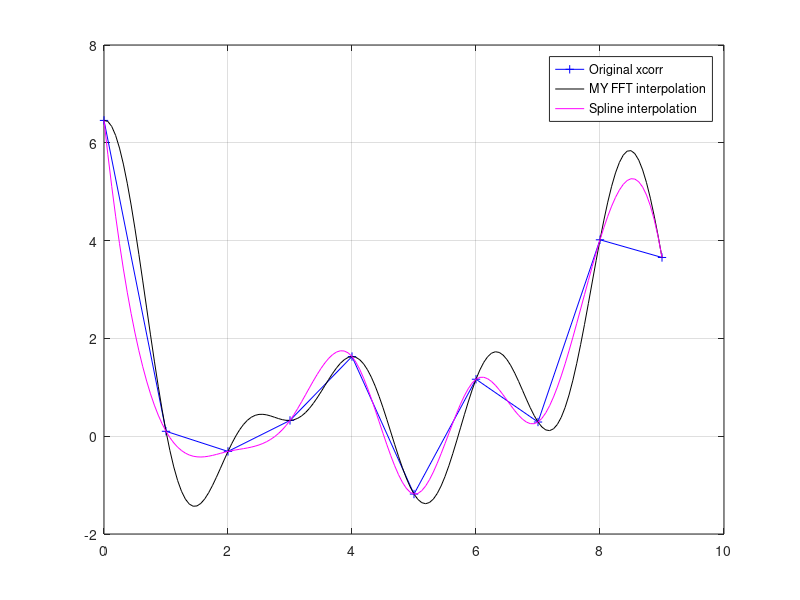

The MATLAB source for this figure:
function xc=xcorr_up(x, scale)
	if nargin<1
		x=randn(10,1);
	end
	if nargin<2
		scale=16;
	end

	x_next2=2^nextpow2(size(x,1));
	fx=fft(x, 2*x_next2);
	fx=fx.*conj(fx);
	fx(x_next2+2:end)=[];
	if scale>1
		fx(end)=fx(end)/2;
	end
	fx=[fx; zeros(x_next2*(scale-1),1)];
	fx=[fx; fx(end-1:-1:2)];
	xc=scale*ifft(fx);
	xc((length(x)-1)*scale+2:end)=[];
	xc=xc./sqrt((length(x)*scale:-1:scale)'/length(x)/scale);

	if nargout<1
		xc_ref=xcorr(x);
		xc_ref=xc_ref./sqrt(triang(length(xc_ref)));
		xc_ref(1:length(x)-1)=[];

		figure('Name','xcorr_up test', 'Units','normalized', 'Position',[0 0 1 1]);
		t=0:length(xc_ref)-1;
		plot(t,xc_ref,'b+-');
		hold on;
		t_up=(0:length(xc)-1)/scale;
		plot(t_up,xc,'k');
		plot(t_up,spline(t,xc_ref,t_up),'m');
		grid on;
		legend('Original xcorr','MY FFT interpolation','Spline interpolation');

		clear xc;
	end
end
